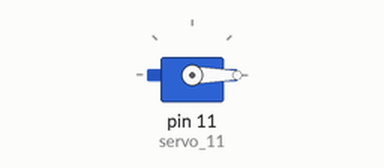
Simulated run of this sketch. Board: Arduino Uno, built with avr-gcc and run on an emulated ATmega328P. On the bench: servo.

Above: at 0.05 s.
At 1.5 s:
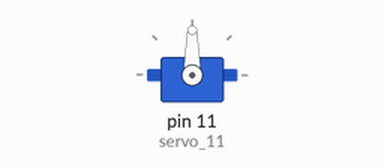
At 3.0 s:
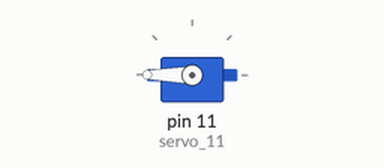
Timing chart, 0 to 6.9 s (numbered marks = the images above):
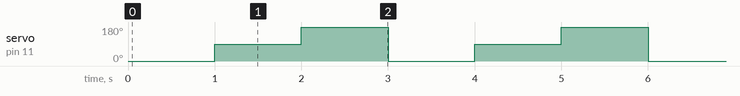

Measured:
- by itself, servo on pin 11 (servo_11): repeats every 3.0 s: 180° 1.0 s, 0° 1.0 s, 90° 1.0 s

The sketch:

Check_the_steering_gear_swing_angle.ino
```cpp
#include <Servo.h>

Servo servo_11;

void setup(){
  servo_11.attach(11);
}

void loop(){
  servo_11.write(0);
  delay(1000);
  servo_11.write(90);
  delay(1000);
  servo_11.write(180);
  delay(1000);

}
```
